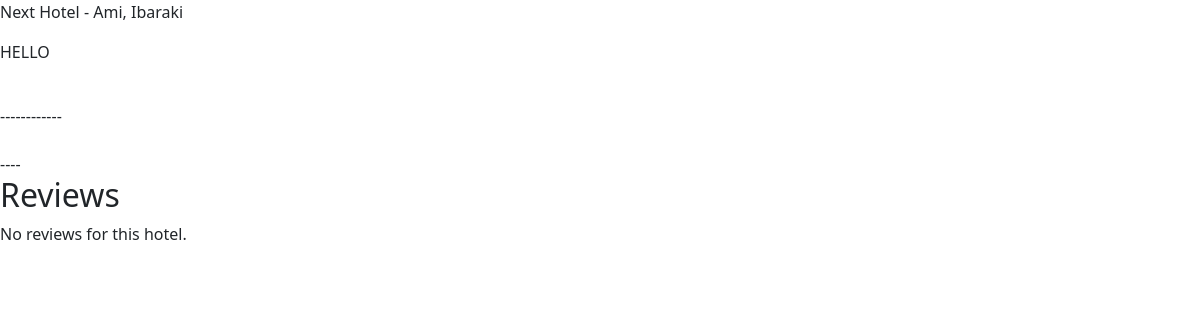
The app's page /hotel/4, older data.
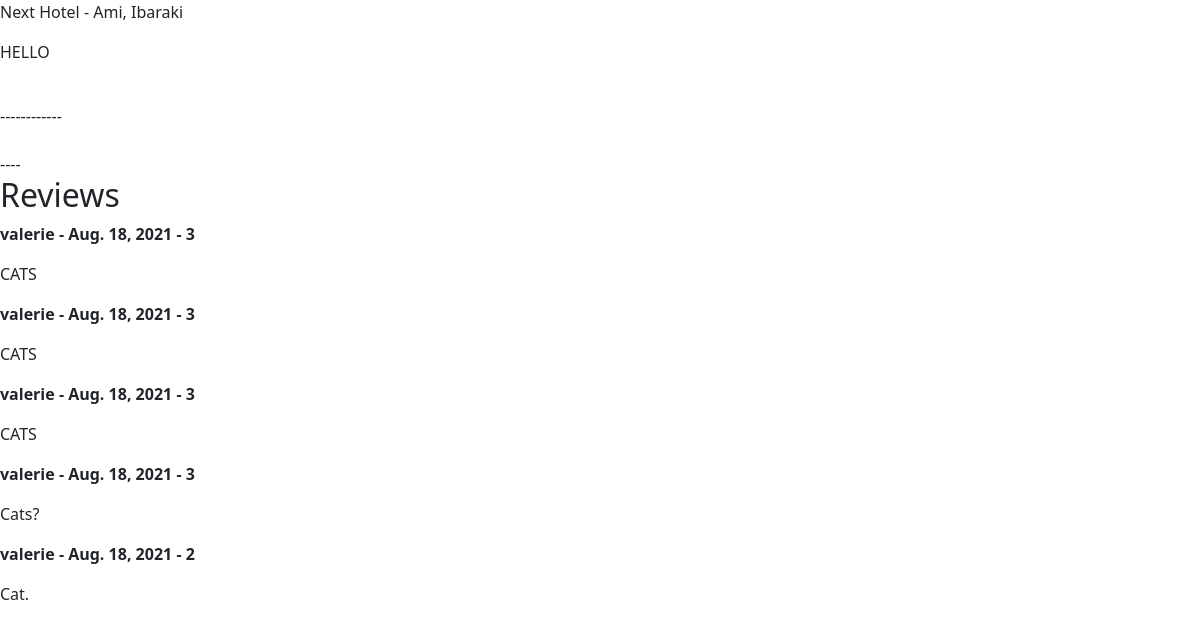
The same page, newer data.
### TabiNyans/models.py (models this page shows, shortened)
class Hotel(models.Model):
    hotel_name = models.CharField(max_length=100, verbose_name='Hotel Name')
    website_url = models.URLField(max_length=400, verbose_name='Hotel Website', blank=True, null=True)
    location_url = models.URLField(max_length=400, verbose_name='Google Maps URL', blank=True, null=True)
    prefecture = models.ForeignKey(Prefecture, on_delete=models.SET_NULL, blank=True, null=True)
    city = ChainedForeignKey(
        City,
        chained_field="prefecture",
        chained_model_field="prefecture",
    )
    address = models.CharField(max_length=100, verbose_name='Address')
    logo = models.ImageField(upload_to='logos/', verbose_name='Hotel Logo', null=True, blank=True)
    author = models.ForeignKey(User, on_delete=models.DO_NOTHING)
    hours = models.CharField(max_length=100, verbose_name='Open Hours', blank=True)
    price = models.CharField(max_length=100, verbose_name='Nightly Price', blank=True)
    high_season = models.BooleanField(verbose_name='High Season Rates')
    dogs = models.BooleanField(verbose_name='Dogs on Premises')
    short_term = models.BooleanField(verbose_name='Short Term Available')
    food = models.BooleanField(verbose_name='Food Available')
    night_staff = models.BooleanField(verbose_name='24HR Staff')
    specials = models.CharField(max_length=200, verbose_name='Special Services', blank=True)
    extra = models.CharField(max_length=200, verbose_name='Other Information', blank=True)
    images = models.ImageField(upload_to='hotel_image/', verbose_name='Hotel Image', blank=True, null=True)
    admin_approved = models.BooleanField(default=False)

class City(models.Model):
    prefecture = models.ForeignKey(Prefecture, on_delete=models.CASCADE)
    city = models.CharField(max_length=50)
    def __str__(self):
        return self.city

class Review(models.Model):
    RATING_CHOICES = (
        (1, '1'),
        (2, '2'),
        (3, '3'),
        (4, '4'),
        (5, '5'),
    )
    hotel = models.ForeignKey(Hotel, related_name="reviews", on_delete=models.DO_NOTHING)
    pub_date = models.DateField(auto_now_add=True)
    author = models.ForeignKey(User, on_delete=models.DO_NOTHING)
    comment = models.CharField(max_length=500)
    rating = models.IntegerField(choices=RATING_CHOICES)
    admin_approved = models.BooleanField(default=False)

### TabiNyans/views.py (the view)
# urls.py: path('hotel/<int:pk>', HotelDetailView.as_view(), name="hotel_detail"),
class HotelDetailView(DetailView):
    model = Hotel
    template_name = 'hotel.html'

### TabiNyans/templates/hotel.html (shortened to what this page needs)
{% extends "base.html" %}
{% block content %}
<p>{{hotel.hotel_name}} - {{ hotel.city}}
    <p>HELLO</p>
<br/>------------
<br/>
<br>----
<br>
<h2>Reviews</h2>
{% if not hotel.reviews.all %}
    No reviews for this hotel.
{% else %}
    {% for review in hotel.reviews.all %}
<p><strong>{{ review.author }} - {{review.pub_date}} - {{ review.rating }}</strong>
        <p>{{ review.comment }}
    {% endfor %}
{% endif %}
{%endblock%}

### TabiNyans/templates/base.html (shortened to what this page needs)
<!DOCTYPE html>
<html lang="en">
<head>
    <link href="https://cdn.jsdelivr.net/npm/bootstrap@5.1.0/dist/css/bootstrap.min.css" rel="stylesheet">
</head>
{% block content %}{% endblock %}
</html>

Row changes from the older to the newer data that the page shows:
added Review: author "valerie", pub_date "Aug. 18, 2021", rating "3", comment "CATS"
added Review: author "valerie", pub_date "Aug. 18, 2021", rating "3", comment "CATS"
added Review: author "valerie", pub_date "Aug. 18, 2021", rating "3", comment "CATS"
added Review: author "valerie", pub_date "Aug. 18, 2021", rating "3", comment "Cats?"
added Review: author "valerie", pub_date "Aug. 18, 2021", rating "2", comment "Cat."
Text that changed along with them:
text no longer shown: "No reviews for this hotel."
